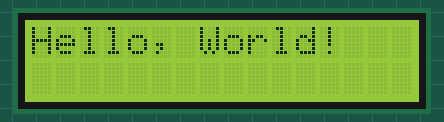
Simulated run of this sketch. Board: ESP8266 (NodeMCU). Parts: 16×2 character LCD.

Above: at 0.1 s.
At 2.2 s:
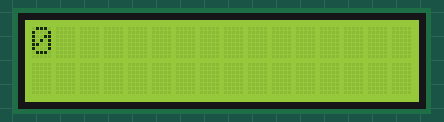
At 6.3 s:
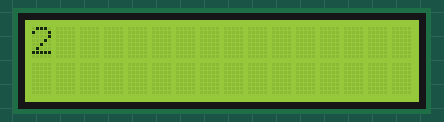
At 10.4 s:
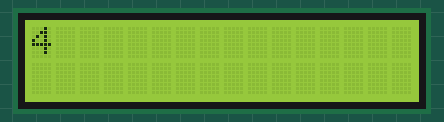
At 20.8 s:
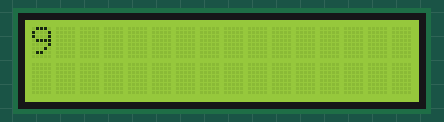
At 37.3 s:
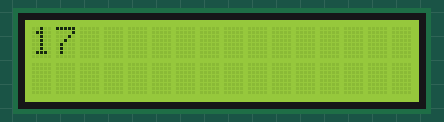

Measured:
- what the display in image 1 shows lasts 2.1 s, from 2.1 s to 4.2 s

The sketch:

nodemcu-i2c-hd4780.ino
```cpp
#include <Wire.h>
#include <hd44780.h>                       // main hd44780 header
#include <hd44780ioClass/hd44780_I2Cexp.h> // i2c expander i/o class header

hd44780_I2Cexp lcd; // declare lcd object: auto locate & auto config expander chip

const int LCD_COLS = 16;
const int LCD_ROWS = 2;

void setup()
{
  /*
   * USE ONLY USB POWER
   *
   * I2C GND - NodeMCU GND
   * I2C Vcc - NodeMCU VU
   * I2C SDA - NodeMCU D3
   * I2C SDL - NodeMCU D4
  */
  Wire.begin(0,2);
int status;
	status = lcd.begin(LCD_COLS, LCD_ROWS);
	if(status) // non zero status means it was unsuccesful
	{
		status = -status;
		hd44780::fatalError(status);
	}
	lcd.print("Hello, World!");
 delay(2000);
}

int r = 0;
void loop() {
  int status;
  status = lcd.begin(LCD_COLS, LCD_ROWS);
  if(status)
  {
    status = -status;
    hd44780::fatalError(status);
  }
  lcd.print(r);
  delay(2000);
  r++;
}
```
